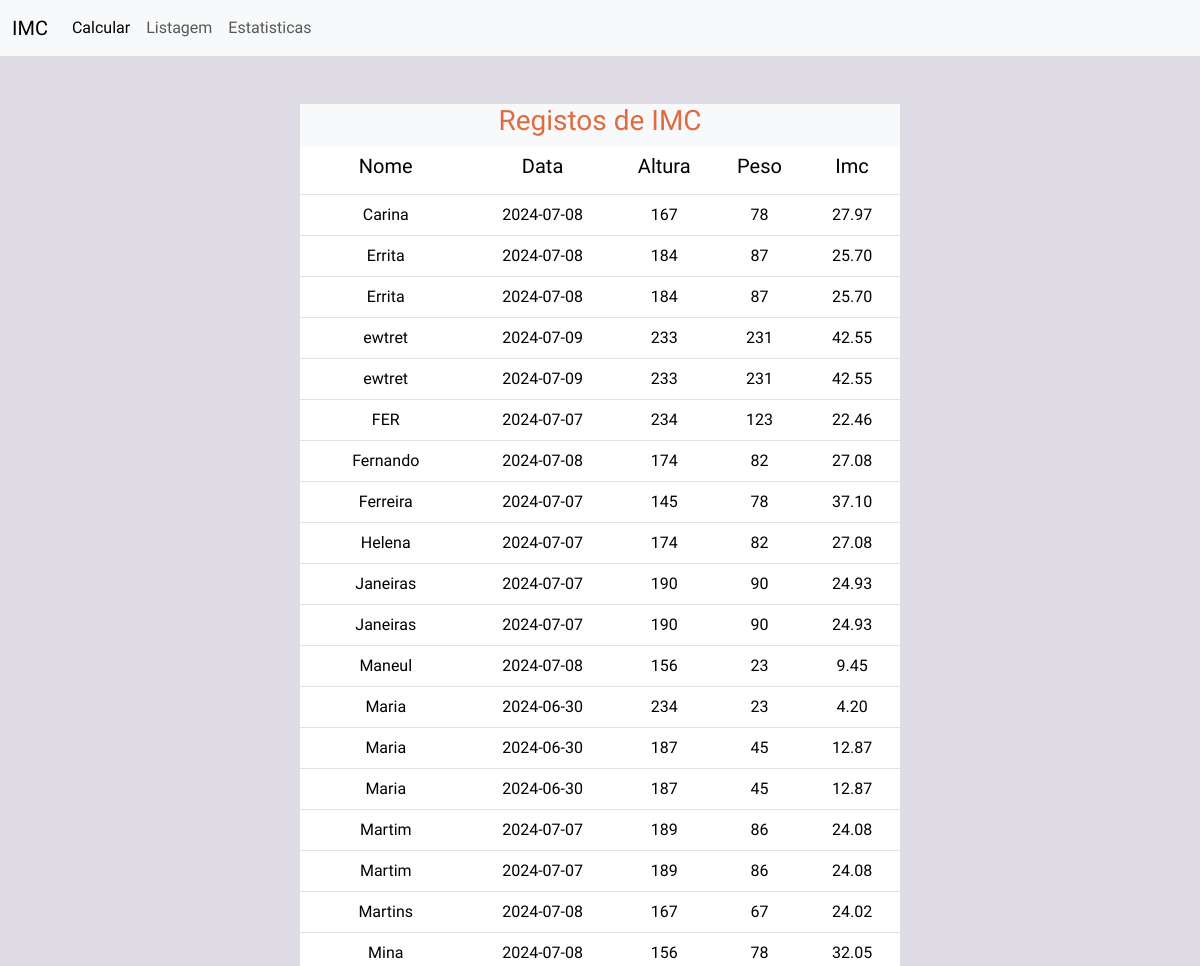
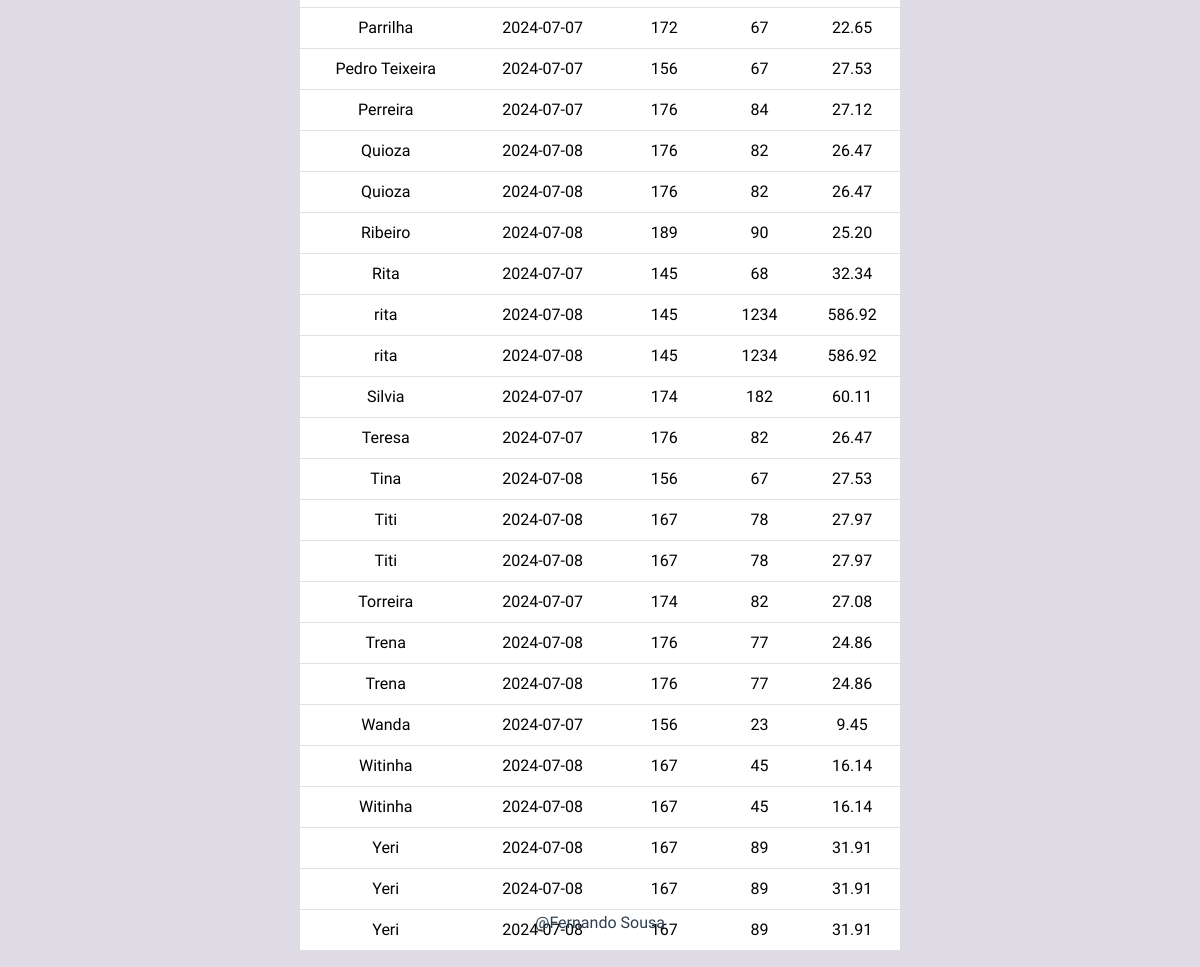
The app's page /listar.php with its own data (2 pictures, top to bottom).
### tables this page shows
CREATE TABLE `leituras` (
  `id` int(11) NOT NULL,
  `nome` varchar(100) NOT NULL,
  `dia` date NOT NULL,
  `altura` int(11) NOT NULL,
  `peso` int(11) NOT NULL
);

### listar.php (the view, shortened to what this page needs)
<?php
include("menu.php");
include('./database/mysqli.php');
?>
<!DOCTYPE html>
<html lang="pt">
<head>
    <link href="https://cdn.jsdelivr.net/npm/bootstrap@5.3.3/dist/css/bootstrap.min.css" rel="stylesheet"
>
    <link rel='stylesheet' type='text/css' media='screen' href='./src/css/main.css'>
    <link rel="stylesheet" href="imc.css" />
</head>
<body>
    <div class="col-md-6 offset-md-3 text-center bg-light  border-secondary mt-5 col-sm-12">
        <h3 class=" cabecalho mt-5"> Registos de IMC</h3>
        <table id=" dtBasicExample" class="table">
            <tr>
                <th scope="col">
                    <h5> Nome <h5>
                </th>
                <th scope="col">
                    <h5> Data<h5>
                </th>
                <th scope="col">
                    <h5> Altura <h5>
                </th>
                <th scope="col">
                    <h5> Peso <h5>
                </th>
                <th scope="col">
                    <h5> Imc <h5>
                </th>
                <?php
				$query = "SELECT * from leituras order by nome";
				$sql = mysqli_query($conn, $query);
				$leituras = mysqli_fetch_all($sql, MYSQLI_ASSOC);
				foreach ($leituras  as $leitura) {
				?>
            <tr>
                <td> <?= $leitura['nome'] ?></td>
                <td> <?= $leitura['dia'] ?></td>
                <td>
                    <?= $leitura['altura']?>
                </td>
                <td> <?= $leitura['peso'] ?></td>
                <td>
                    <?php
                    $imc  = $leitura['altura'] * ($leitura['altura']/10000 );
                    $imc = $leitura['peso'] / $imc;
                    echo number_format($imc,2);
                     ?>
                </td>
            </tr>
            <?php
					}
			?>
        </table>
    </div>
</body>
</html>

### menu.php (shortened to what this page needs)
<!DOCTYPE html>
<html lang="pt">
<head>
    <link href="https://cdn.jsdelivr.net/npm/bootstrap@5.3.3/dist/css/bootstrap.min.css" rel="stylesheet"
>
    <link rel='stylesheet' type='text/css' media='screen' href='./src/main.css'>
</head>
<html>
<body>
    <header>
        <nav class="navbar navbar-expand-lg bg-body-tertiary">
            <div class="container-fluid">
                <a class="navbar-brand" href="#">IMC</a>
                <div class="collapse navbar-collapse" id="navbarSupportedContent">
                    <ul class="navbar-nav me-auto mb-2 mb-lg-0">
                        <li class="nav-item">
                            <a class="nav-link active" aria-current="page" href="index.php">Calcular</a>
                        </li>
                        <li class="nav-item">
                            <a class="nav-link" href="./listar.php">Listagem</a>
                        </li>
                        <li class="nav-item">
                            <a class="nav-link" href="estatisticas.php">Estatisticas</a>
                        </li>
                    </ul>
                </div>
            </div>
        </nav>
    </header>
    <?php
        require_once __DIR__ . "/utils/footer.php";
    ?>
</body>
</html>

### utils/footer.php
<footer id="footer">@Fernando Sousa</footer>

### src/main.css (style rules this page uses)
body { min-height: 100vh; margin: 0; position: relative; }
#footer { bottom: 0px; width: 100%; height: 2.5rem; text-align: center; position: absolute; }

### imc.css (style rules this page uses)
body { font-family: "Acme", sans-serif; font-size: 16px; color: #2c3e50; background-color: #dfdbe5; }
.cabecalho { color: rgb(224, 107, 64); }

### records on screen
leituras: nome "Carina", dia "2024-07-08", altura "167", peso "78", imc "27.97"
leituras: nome "Errita", dia "2024-07-08", altura "184", peso "87", imc "25.70"
leituras: nome "Errita", dia "2024-07-08", altura "184", peso "87", imc "25.70"
leituras: nome "ewtret", dia "2024-07-09", altura "233", peso "231", imc "42.55"
leituras: nome "ewtret", dia "2024-07-09", altura "233", peso "231", imc "42.55"
leituras: nome "FER", dia "2024-07-07", altura "234", peso "123", imc "22.46"
leituras: nome "Fernando", dia "2024-07-08", altura "174", peso "82", imc "27.08"
leituras: nome "Ferreira", dia "2024-07-07", altura "145", peso "78", imc "37.10"
leituras: nome "Helena", dia "2024-07-07", altura "174", peso "82", imc "27.08"
leituras: nome "Janeiras", dia "2024-07-07", altura "190", peso "90", imc "24.93"
leituras: nome "Janeiras", dia "2024-07-07", altura "190", peso "90", imc "24.93"
leituras: nome "Maneul", dia "2024-07-08", altura "156", peso "23", imc "9.45"
leituras: nome "Maria", dia "2024-06-30", altura "234", peso "23", imc "4.20"
leituras: nome "Maria", dia "2024-06-30", altura "187", peso "45", imc "12.87"
leituras: nome "Maria", dia "2024-06-30", altura "187", peso "45", imc "12.87"
leituras: nome "Martim", dia "2024-07-07", altura "189", peso "86", imc "24.08"
leituras: nome "Martim", dia "2024-07-07", altura "189", peso "86", imc "24.08"
leituras: nome "Martins", dia "2024-07-08", altura "167", peso "67", imc "24.02"
leituras: nome "Mina", dia "2024-07-08", altura "156", peso "78", imc "32.05"
leituras: nome "Parrilha", dia "2024-07-07", altura "172", peso "67", imc "22.65"
leituras: nome "Pedro Teixeira", dia "2024-07-07", altura "156", peso "67", imc "27.53"
leituras: nome "Perreira", dia "2024-07-07", altura "176", peso "84", imc "27.12"
leituras: nome "Quioza", dia "2024-07-08", altura "176", peso "82", imc "26.47"
leituras: nome "Quioza", dia "2024-07-08", altura "176", peso "82", imc "26.47"
leituras: nome "Ribeiro", dia "2024-07-08", altura "189", peso "90", imc "25.20"
leituras: nome "Rita", dia "2024-07-07", altura "145", peso "68", imc "32.34"
leituras: nome "rita", dia "2024-07-08", altura "145", peso "1234", imc "586.92"
leituras: nome "rita", dia "2024-07-08", altura "145", peso "1234", imc "586.92"
leituras: nome "Silvia", dia "2024-07-07", altura "174", peso "182", imc "60.11"
leituras: nome "Teresa", dia "2024-07-07", altura "176", peso "82", imc "26.47"
leituras: nome "Tina", dia "2024-07-08", altura "156", peso "67", imc "27.53"
leituras: nome "Titi", dia "2024-07-08", altura "167", peso "78", imc "27.97"
leituras: nome "Titi", dia "2024-07-08", altura "167", peso "78", imc "27.97"
leituras: nome "Torreira", dia "2024-07-07", altura "174", peso "82", imc "27.08"
leituras: nome "Trena", dia "2024-07-08", altura "176", peso "77", imc "24.86"
leituras: nome "Trena", dia "2024-07-08", altura "176", peso "77", imc "24.86"
leituras: nome "Wanda", dia "2024-07-07", altura "156", peso "23", imc "9.45"
leituras: nome "Witinha", dia "2024-07-08", altura "167", peso "45", imc "16.14"
leituras: nome "Witinha", dia "2024-07-08", altura "167", peso "45", imc "16.14"
leituras: nome "Yeri", dia "2024-07-08", altura "167", peso "89", imc "31.91"
leituras: nome "Yeri", dia "2024-07-08", altura "167", peso "89", imc "31.91"
leituras: nome "Yeri", dia "2024-07-08", altura "167", peso "89", imc "31.91"
